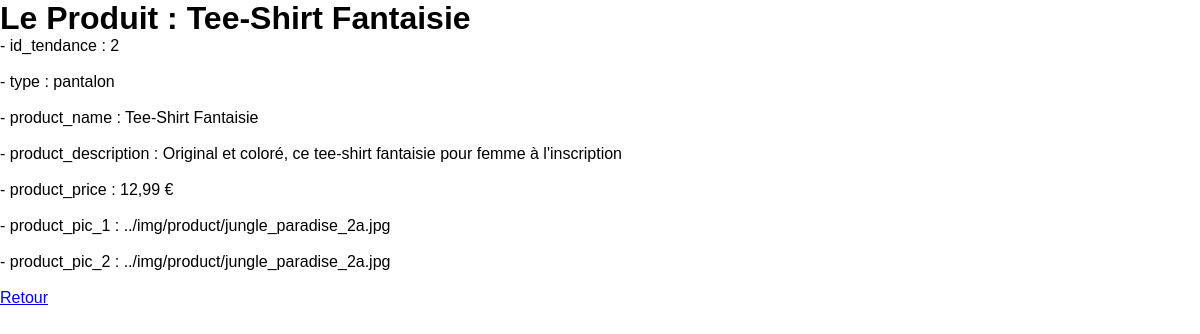
Page /user.php?id=17 on the earlier database version.
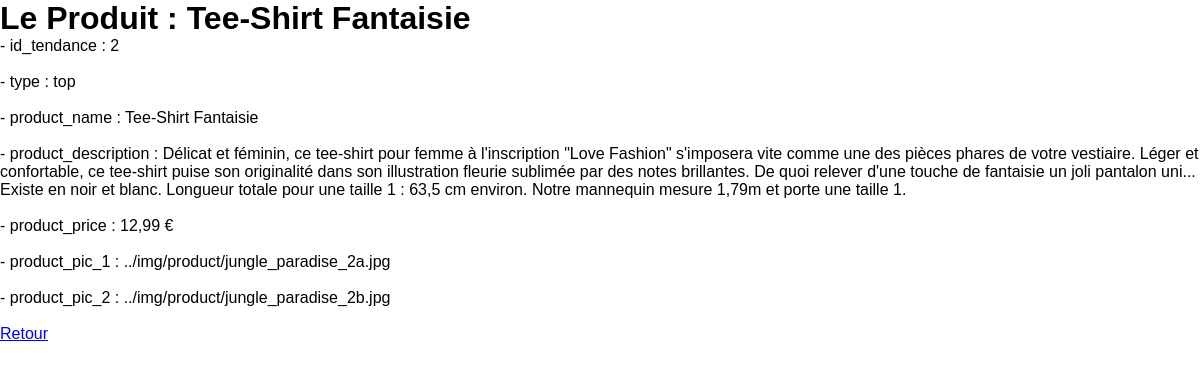
Same page on the later database version.
### tables this page shows
CREATE TABLE `product` (
  `id` int NOT NULL,
  `id_tendance` int NOT NULL,
  `type` varchar(255) NOT NULL,
  `product_name` varchar(255) NOT NULL,
  `product_description` varchar(1000) NOT NULL,
  `product_price` varchar(255) NOT NULL,
  `product_pic_1` varchar(255) NOT NULL,
  `product_pic_2` varchar(255) NOT NULL
);

### src/user.php (the view, shortened to what this page needs)
<?php
if (isset($_GET["id"]) && !empty($_GET["id"])) {
    require_once("connect.php");
    $id = strip_tags($_GET["id"]);
    $sql = "SELECT * FROM product WHERE id = :id";
    $query = $db->prepare($sql);
    $query->bindValue(":id", $id, PDO::PARAM_INT);
    $query->execute();
    $user = $query->fetch();
} else {
    header("Location: index.php");
}
?>
<!DOCTYPE html>
<html lang="fr">
<head>
    <link rel="stylesheet" href="style.css">
</head>
<body>
    <h1>Le Produit : <?= $user["product_name"] ?></h1>
    <p><?= "- id_tendance : " .  $user["id_tendance"]
            . "<br><br>"
            . "- type : " . $user["type"]
            . "<br><br>"
            . "- product_name : " . $user["product_name"]
            . "<br><br>"
            . "- product_description : " . $user["product_description"]
            . "<br><br>"
            . "- product_price : " . $user["product_price"]
            . "<br><br>"
            . "- product_pic_1 : " . $user["product_pic_1"]
            . "<br><br>"
            . "- product_pic_2 : " . $user["product_pic_2"]
            . "<br><br>"
        ?></p>
    <a href="admin_dashboard.php">Retour</a>
</body>
</html>

Differences in the rows shown:
changed product "Tee-Shirt Fantaisie": type "pantalon" → "top"; product_description "Original et coloré, ce tee-shirt fantaisie pour femme à l'inscription" → "Délicat et féminin, ce tee-shirt pour femme à l'inscription \"Love Fashion\" s'imposera vite comme une des pièces phares de votre vestiaire. Léger et confortable, ce tee-shirt puise son originalité dans son illustration fleurie sublimée par des notes brillantes. De quoi relever d'une touche de fantaisie un joli pantalon uni... Existe en noir et blanc. Longueur totale pour une taille 1 : 63,5 cm environ. Notre mannequin mesure 1,79m et porte une taille 1."; product_pic_2 "../img/product/jungle_paradise_2a.jpg" → "../img/product/jungle_paradise_2b.jpg"
